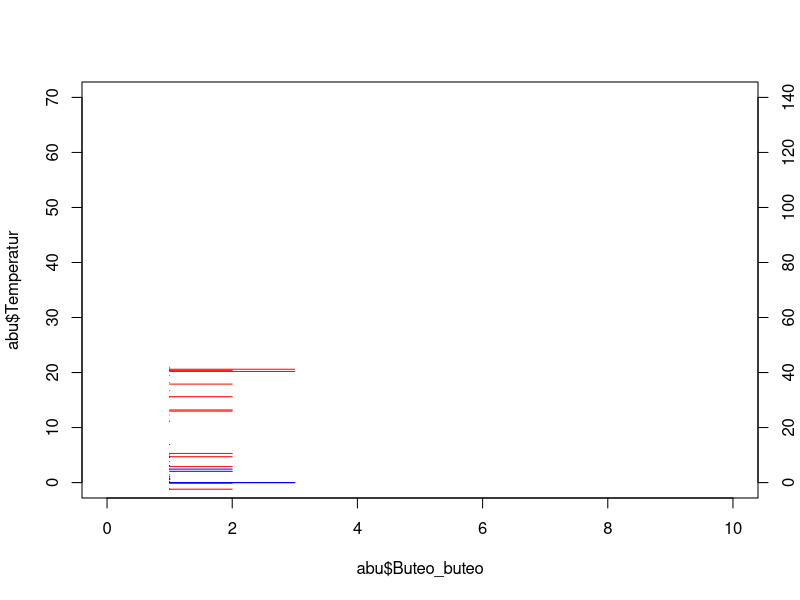

Recreate this plot in R.
#einlesen cvs-Datei
abu <- read.csv2("5_6_Abundanz_Wetter_530eac34aaf68c089c056c0cbf6a301b.csv")
abu

#einlesen excel-Datei
kadaver <- read.csv2("5_6_Kadaverdaten_881a69df2606fb9e7a772a99779e2a56.CSV")
kadaver

#artentabelle erstellen
arten<- data.frame(abu$Buteo_buteo, abu$Corvus_spec., abu$Corvus_corax)

#Sortieren des Datensatzes nach Temperatur & Niederschlag
abu <- abu[order(abu$Temperatur, abu$Niederschlag),]

#Temperatur& Niederschlagsdaten stimmen in Datensatz nicht mehr mit Ausgangswert überein
# werden aber noch ordentlich angezeigt
abu

plot(abu$Buteo_buteo, abu$Temperatur, type= "l", xlim= c(0,10),ylim= c(0,70), col= "red")
lines(abu$Buteo_buteo, abu$Niederschlag/2, type="l",col="blue")
axis(4, at=seq(0,70,10), seq(0,140,20))

